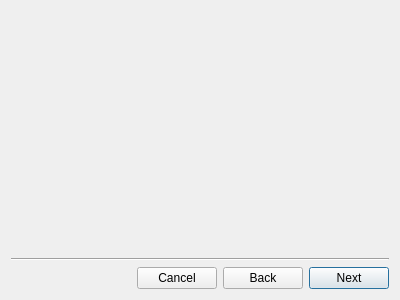
<?xml version="1.0" encoding="UTF-8"?>
<ui version="4.0">
 <class>wizard</class>
 <widget class="QDialog" name="wizard">
  <property name="geometry">
   <rect>
    <x>0</x>
    <y>0</y>
    <width>400</width>
    <height>300</height>
   </rect>
  </property>
  <property name="sizePolicy">
   <sizepolicy hsizetype="Preferred" vsizetype="Preferred">
    <horstretch>0</horstretch>
    <verstretch>0</verstretch>
   </sizepolicy>
  </property>
  <property name="windowTitle">
   <string>iTALC setup tool</string>
  </property>
  <property name="windowIcon">
   <iconset resource="../setup.qrc">
    <normaloff>:/resources/setup.png</normaloff>:/resources/setup.png</iconset>
  </property>
  <layout class="QVBoxLayout" name="_2">
   <property name="spacing">
    <number>6</number>
   </property>
   <item>
    <widget class="QWidget" name="contentWidget" native="true"/>
   </item>
   <item>
    <widget class="Line" name="line">
     <property name="orientation">
      <enum>Qt::Horizontal</enum>
     </property>
    </widget>
   </item>
   <item>
    <layout class="QHBoxLayout" name="_3">
     <property name="spacing">
      <number>6</number>
     </property>
     <item>
      <spacer>
       <property name="orientation">
        <enum>Qt::Horizontal</enum>
       </property>
       <property name="sizeHint" stdset="0">
        <size>
         <width>0</width>
         <height>0</height>
        </size>
       </property>
      </spacer>
     </item>
     <item>
      <widget class="QPushButton" name="cancelButton">
       <property name="text">
        <string>Cancel</string>
       </property>
       <property name="icon">
        <iconset resource="../setup.qrc">
         <normaloff>:/resources/cancel.png</normaloff>:/resources/cancel.png</iconset>
       </property>
      </widget>
     </item>
     <item>
      <widget class="QPushButton" name="backButton">
       <property name="text">
        <string>Back</string>
       </property>
       <property name="icon">
        <iconset resource="../setup.qrc">
         <normaloff>:/resources/back.png</normaloff>:/resources/back.png</iconset>
       </property>
      </widget>
     </item>
     <item>
      <widget class="QPushButton" name="nextButton">
       <property name="text">
        <string>Next</string>
       </property>
       <property name="icon">
        <iconset resource="../setup.qrc">
         <normaloff>:/resources/next.png</normaloff>:/resources/next.png</iconset>
       </property>
       <property name="default">
        <bool>true</bool>
       </property>
      </widget>
     </item>
    </layout>
   </item>
  </layout>
 </widget>
 <resources>
  <include location="../setup.qrc"/>
 </resources>
 <connections>
  <connection>
   <sender>cancelButton</sender>
   <signal>clicked()</signal>
   <receiver>wizard</receiver>
   <slot>reject()</slot>
   <hints>
    <hint type="sourcelabel">
     <x>308</x>
     <y>274</y>
    </hint>
    <hint type="destinationlabel">
     <x>298</x>
     <y>169</y>
    </hint>
   </hints>
  </connection>
 </connections>
</ui>
